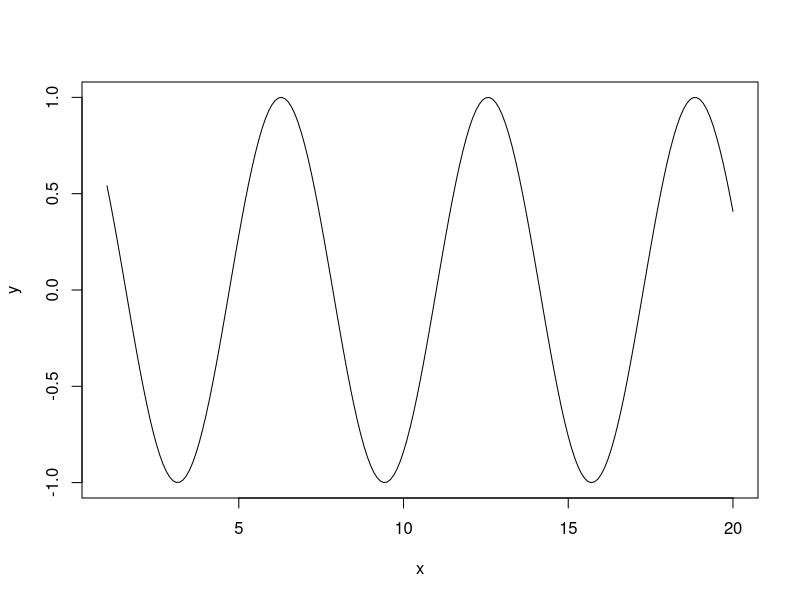

This figure's R source: (Note: this script raises an error after producing the figure.)
##
## 2021. 03. 31
## basic functions of tidyverse & normal distribution
##

#$?quantile , mainly use to sequence data

## quantile
quantile(mtcars$mpg)

## data cutting
cut(x = mtcars$mpg, 
    breaks = quantile(mtcars$mpg),
    labels = c("Q1", "Q2", "Q3", "Q4"))

## if-else
score <- 80
if (score >= 80){
  print("Excellent")
} else {
  print("Study harder")
}

## for-loop
for (i in 1:10){
  print(i)
}

## switch-case
type <- "lemon"
switch (type,
  "apple" = paste("delicious"),
  "lemon" = paste("sour")
)

## aggregate
#boxplot(weight ~feed, data = chickwts)
mean(chickwts$weight)

aggregate(weight ~feed, data = chickwts,
          mean)

aggregate(weight ~feed, data = chickwts,
          sd)

## apply
mean(cars$speed)

apply(cars, 2, mean) # 2: column 
apply(cars, 2, max)

## draw graph
x <- seq(1, 20, by=0.1)
y <- cos(x)
plot(x, y, type="l")

## pipe operator: strong function for optimising code (tidyverse)
# %>% : ctrl+shift+m
x <- seq(1, 20, by=0.1)
x %>% 
  cos() %>% 
  plot(type = "l", col = "blue")

y <- x %>% 
  cos()

x <- table(mtcars$cyl)
barplot(x)

table(mtcars$cyl) %>% 
  barplot()

x %>% 
  log() %>% 
  sqrt() %>% 
  hist()

## mutate
kph_spd <- cars$speed * 1.61
m_dist <- cars$dist * 0.304

# original way: change raw data
cars$kph_spd <- cars$speed * 1.61
cars$m_dist <- cars$dist * 0.304
cars$ratio <- cars$m_dist / cars$kph_spd

# using pipe operator
cars %>% 
  mutate(ratio = dist*0.304 / speed*1.61)

# Do not change the raw data.
chickwts %>% 
  mutate(log_weight = log(weight),
         check = if_else(weight > median(weight), "Upper", "Lower")) %>% 
  head()

# Can save my own variable with modified data.
mych <- chickwts %>% 
  mutate(log_weight = log(weight),
         check = if_else(weight > median(weight), "Upper", "Lower"))

chickwts %>% 
  mutate(log_weight = log(weight)) %>% 
  boxplot(log_weight ~feed, data = .)

# extract variables
mtcars


## 
set.seed(7201)
df <- round(rnorm(n = 10, mean = 95, sd = 50), 0) # Montecarlo simulation (simulation from normal distribution)
df_mean <- mean(df) # if this mean is over the original mean, then have to calculate other side -> 1-()
df_se <- 50 / sqrt(10) # sd / sqrt(n)

# 
pnorm(q = df_mean, mean = 100, sd = df_se)*2 # 0.0005 이므로 귀무가설이 기각 -> 대립가설이 채택
# 만약 위 값이 1을 초과할 경우 (1-())*2 로 계산해준다.

## example
# 정규모집단으로부터 얻어진 음료수 생플이 있다.
# 음료수의 양(ml) = c(99,97,102,88,103,91)
# 대립가설 H1: u != 100ml이 옳은지 유의수준 0.05에서 검정하여라
set.seed(7201)
x = c(99, 97, 102, 88, 103, 91)

df_mean = mean(x)
df_se = sd(x)/sqrt(6)

a <- pnorm(q=df_mean, mean = 100, sd = df_se)*2
# 귀무가설이 채택 -> 대립가설 기각
# 왜 물 그래프 그릴때, sd 를 df_se로 그렸나?
# 
dd <- dnorm(x=90:110, mean=100, sd=df_se)
plot(x=90:110, dd, type="l", col="red")


## 정규분포의 표준화 ************************** recap 
set.seed(7201)
df <- round(rnorm(n=10, mean=95, sd=16))
df

# mean and var
df_mean <- mean(df)
df_se <-  sd(df) / sqrt(10)
z_value <- (df_mean - 100)/df_se

pnorm(z_value, mean=0, sd=1)*2







